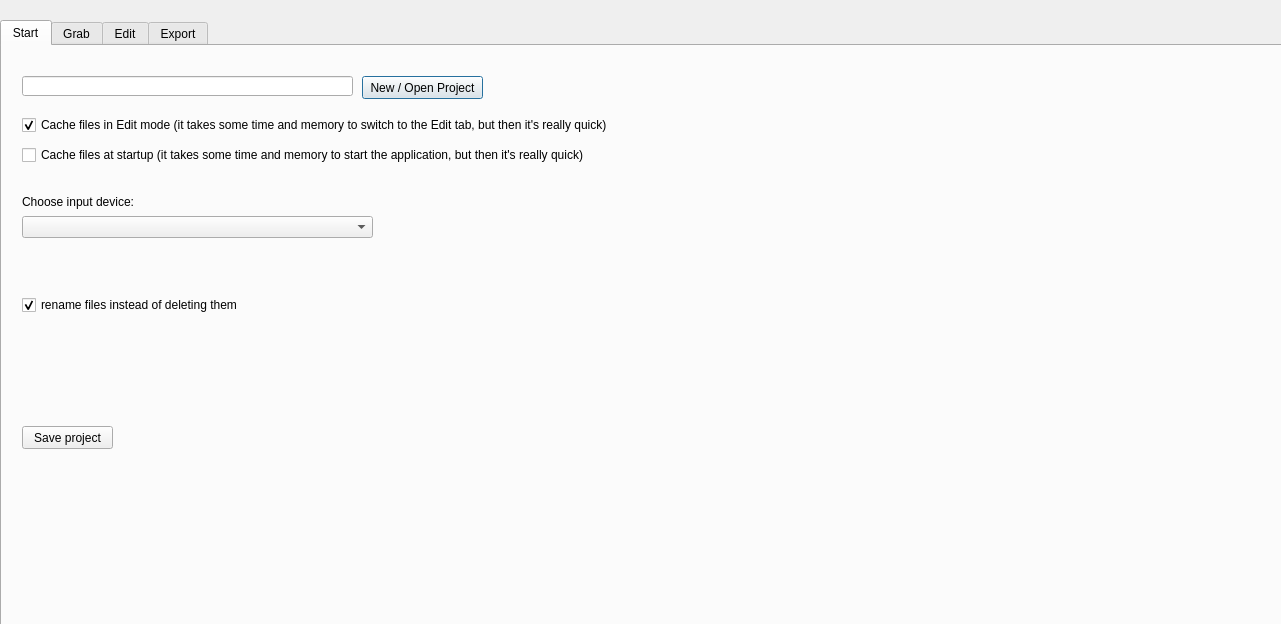
<?xml version="1.0" encoding="UTF-8"?>
<ui version="4.0">
 <class>SMpp</class>
 <widget class="QDialog" name="SMpp">
  <property name="geometry">
   <rect>
    <x>0</x>
    <y>0</y>
    <width>1281</width>
    <height>624</height>
   </rect>
  </property>
  <property name="windowTitle">
   <string>Dialog</string>
  </property>
  <widget class="QTabWidget" name="tabWidget">
   <property name="geometry">
    <rect>
     <x>0</x>
     <y>20</y>
     <width>1591</width>
     <height>941</height>
    </rect>
   </property>
   <property name="sizePolicy">
    <sizepolicy hsizetype="Minimum" vsizetype="Minimum">
     <horstretch>0</horstretch>
     <verstretch>0</verstretch>
    </sizepolicy>
   </property>
   <property name="minimumSize">
    <size>
     <width>800</width>
     <height>640</height>
    </size>
   </property>
   <property name="tabPosition">
    <enum>QTabWidget::North</enum>
   </property>
   <property name="tabShape">
    <enum>QTabWidget::Rounded</enum>
   </property>
   <property name="currentIndex">
    <number>0</number>
   </property>
   <widget class="QWidget" name="StartTab">
    <attribute name="title">
     <string>Start</string>
    </attribute>
    <widget class="QPushButton" name="pbSetProjectPath">
     <property name="geometry">
      <rect>
       <x>360</x>
       <y>30</y>
       <width>121</width>
       <height>23</height>
      </rect>
     </property>
     <property name="text">
      <string>New / Open Project</string>
     </property>
    </widget>
    <widget class="QLineEdit" name="sProjectName">
     <property name="geometry">
      <rect>
       <x>20</x>
       <y>30</y>
       <width>331</width>
       <height>20</height>
      </rect>
     </property>
    </widget>
    <widget class="QCheckBox" name="cbCacheModeOnEdit">
     <property name="geometry">
      <rect>
       <x>20</x>
       <y>70</y>
       <width>641</width>
       <height>18</height>
      </rect>
     </property>
     <property name="text">
      <string>Cache files in Edit mode (it takes some time and memory to switch to the Edit tab, but then it's really quick)</string>
     </property>
     <property name="checked">
      <bool>true</bool>
     </property>
    </widget>
    <widget class="QCheckBox" name="cbCacheModeOnStartup">
     <property name="geometry">
      <rect>
       <x>20</x>
       <y>100</y>
       <width>641</width>
       <height>18</height>
      </rect>
     </property>
     <property name="text">
      <string>Cache files at startup (it takes some time and memory to start the application, but then it's really quick)</string>
     </property>
    </widget>
    <widget class="QComboBox" name="cbInputDevice">
     <property name="geometry">
      <rect>
       <x>20</x>
       <y>170</y>
       <width>351</width>
       <height>22</height>
      </rect>
     </property>
    </widget>
    <widget class="QLabel" name="label">
     <property name="geometry">
      <rect>
       <x>20</x>
       <y>145</y>
       <width>281</width>
       <height>21</height>
      </rect>
     </property>
     <property name="text">
      <string>Choose input device:</string>
     </property>
    </widget>
    <widget class="QPushButton" name="pbSaveProject">
     <property name="geometry">
      <rect>
       <x>20</x>
       <y>380</y>
       <width>91</width>
       <height>23</height>
      </rect>
     </property>
     <property name="text">
      <string>Save project</string>
     </property>
    </widget>
    <widget class="QCheckBox" name="cbRenameDeletedfiles">
     <property name="geometry">
      <rect>
       <x>20</x>
       <y>250</y>
       <width>641</width>
       <height>18</height>
      </rect>
     </property>
     <property name="text">
      <string>rename files instead of deleting them</string>
     </property>
     <property name="checked">
      <bool>true</bool>
     </property>
    </widget>
   </widget>
   <widget class="QWidget" name="GrabTab">
    <attribute name="title">
     <string>Grab</string>
    </attribute>
    <widget class="QFrame" name="frame">
     <property name="geometry">
      <rect>
       <x>10</x>
       <y>10</y>
       <width>1551</width>
       <height>891</height>
      </rect>
     </property>
     <property name="frameShape">
      <enum>QFrame::StyledPanel</enum>
     </property>
     <property name="frameShadow">
      <enum>QFrame::Raised</enum>
     </property>
     <widget class="QLabel" name="labelLiveStream">
      <property name="geometry">
       <rect>
        <x>30</x>
        <y>30</y>
        <width>641</width>
        <height>481</height>
       </rect>
      </property>
      <property name="minimumSize">
       <size>
        <width>640</width>
        <height>480</height>
       </size>
      </property>
      <property name="text">
       <string/>
      </property>
      <property name="pixmap">
       <pixmap>empty.jpg</pixmap>
      </property>
      <property name="scaledContents">
       <bool>true</bool>
      </property>
     </widget>
     <widget class="QPushButton" name="pbGrab">
      <property name="geometry">
       <rect>
        <x>500</x>
        <y>530</y>
        <width>171</width>
        <height>31</height>
       </rect>
      </property>
      <property name="text">
       <string>Grab a frame</string>
      </property>
     </widget>
     <widget class="QLabel" name="labelLastGrab">
      <property name="geometry">
       <rect>
        <x>700</x>
        <y>30</y>
        <width>491</width>
        <height>381</height>
       </rect>
      </property>
      <property name="text">
       <string/>
      </property>
      <property name="pixmap">
       <pixmap>empty.jpg</pixmap>
      </property>
      <property name="scaledContents">
       <bool>true</bool>
      </property>
     </widget>
     <widget class="QLabel" name="labelLastGrabNr">
      <property name="geometry">
       <rect>
        <x>820</x>
        <y>10</y>
        <width>311</width>
        <height>16</height>
       </rect>
      </property>
      <property name="text">
       <string>Last Grab:</string>
      </property>
     </widget>
     <widget class="QLabel" name="labelGrabDiff">
      <property name="geometry">
       <rect>
        <x>1060</x>
        <y>440</y>
        <width>291</width>
        <height>201</height>
       </rect>
      </property>
      <property name="text">
       <string/>
      </property>
      <property name="pixmap">
       <pixmap>empty.jpg</pixmap>
      </property>
     </widget>
     <widget class="QPushButton" name="pbRemovetLastImage">
      <property name="geometry">
       <rect>
        <x>700</x>
        <y>430</y>
        <width>121</width>
        <height>31</height>
       </rect>
      </property>
      <property name="text">
       <string>Remove last</string>
      </property>
     </widget>
    </widget>
   </widget>
   <widget class="QWidget" name="EditTab">
    <attribute name="title">
     <string>Edit</string>
    </attribute>
    <widget class="QLabel" name="labelFilmStream">
     <property name="geometry">
      <rect>
       <x>150</x>
       <y>20</y>
       <width>551</width>
       <height>451</height>
      </rect>
     </property>
     <property name="text">
      <string/>
     </property>
     <property name="pixmap">
      <pixmap>empty.jpg</pixmap>
     </property>
     <property name="scaledContents">
      <bool>true</bool>
     </property>
    </widget>
    <widget class="QSlider" name="horizontalSlider">
     <property name="enabled">
      <bool>true</bool>
     </property>
     <property name="geometry">
      <rect>
       <x>150</x>
       <y>500</y>
       <width>551</width>
       <height>20</height>
      </rect>
     </property>
     <property name="orientation">
      <enum>Qt::Horizontal</enum>
     </property>
    </widget>
    <widget class="QPushButton" name="pbRestart">
     <property name="geometry">
      <rect>
       <x>150</x>
       <y>540</y>
       <width>31</width>
       <height>23</height>
      </rect>
     </property>
     <property name="text">
      <string>|&lt;</string>
     </property>
    </widget>
    <widget class="QPushButton" name="pbPlay">
     <property name="geometry">
      <rect>
       <x>240</x>
       <y>540</y>
       <width>81</width>
       <height>23</height>
      </rect>
     </property>
     <property name="text">
      <string>Play</string>
     </property>
    </widget>
    <widget class="QPushButton" name="pbBack">
     <property name="geometry">
      <rect>
       <x>190</x>
       <y>540</y>
       <width>31</width>
       <height>23</height>
      </rect>
     </property>
     <property name="text">
      <string>&lt;</string>
     </property>
    </widget>
    <widget class="QPushButton" name="pbNext">
     <property name="geometry">
      <rect>
       <x>340</x>
       <y>540</y>
       <width>31</width>
       <height>23</height>
      </rect>
     </property>
     <property name="text">
      <string>&gt;</string>
     </property>
    </widget>
    <widget class="QPushButton" name="pbLast">
     <property name="geometry">
      <rect>
       <x>380</x>
       <y>540</y>
       <width>31</width>
       <height>23</height>
      </rect>
     </property>
     <property name="text">
      <string>&gt;|</string>
     </property>
    </widget>
    <widget class="QLabel" name="labelFrameNumber">
     <property name="geometry">
      <rect>
       <x>150</x>
       <y>480</y>
       <width>271</width>
       <height>16</height>
      </rect>
     </property>
     <property name="text">
      <string>Frame</string>
     </property>
    </widget>
    <widget class="QLabel" name="labelFrameNumber2">
     <property name="geometry">
      <rect>
       <x>650</x>
       <y>30</y>
       <width>41</width>
       <height>20</height>
      </rect>
     </property>
     <property name="text">
      <string>Nr</string>
     </property>
     <property name="alignment">
      <set>Qt::AlignRight|Qt::AlignTrailing|Qt::AlignVCenter</set>
     </property>
    </widget>
   </widget>
   <widget class="QWidget" name="ExportTab">
    <attribute name="title">
     <string>Export</string>
    </attribute>
    <widget class="QPushButton" name="pbExport">
     <property name="geometry">
      <rect>
       <x>20</x>
       <y>30</y>
       <width>121</width>
       <height>23</height>
      </rect>
     </property>
     <property name="text">
      <string>Export AVI</string>
     </property>
    </widget>
   </widget>
  </widget>
 </widget>
 <resources/>
 <connections/>
</ui>
